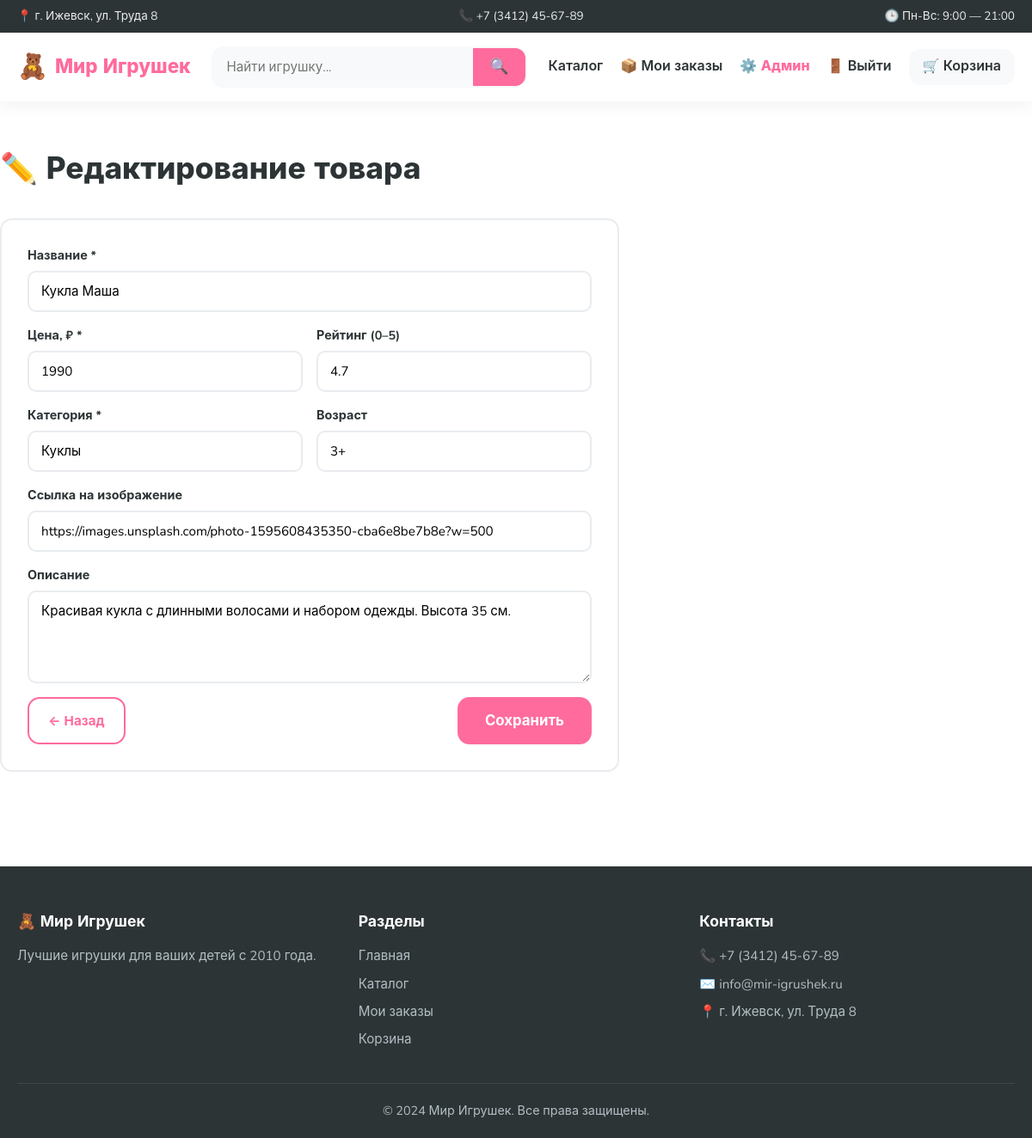
The page /admin/products/3/edit (signed in) on the database its author committed.
### app.py (models this page shows)
class Toy(db.Model):
    __tablename__ = 'toys'
    id = db.Column(db.Integer, primary_key=True)
    name = db.Column(db.String(200), nullable=False, index=True)
    price = db.Column(db.Integer, nullable=False)
    category = db.Column(db.String(100), nullable=False, index=True)
    age = db.Column(db.String(20), default='3+')
    description = db.Column(db.Text, default='')
    image = db.Column(db.String(500), default='')
    rating = db.Column(db.Float, default=5.0, index=True)
    __table_args__ = (
        db.Index('ix_toys_rating_id', 'rating', 'id'),
    )

### app.py (the view, shortened to what this page needs)
@app.route('/admin/products/<int:toy_id>/edit', methods=['GET', 'POST'])
@admin_required
def admin_product_edit(toy_id):
    toy = get_toy(toy_id)
    if not toy:
        flash('Товар не найден', 'error')
        return redirect(url_for('admin_products'))
    return render_template('admin/product_form.html', toy=toy, mode='edit')

### app.py (called while the page is built)
def get_toy(toy_id):
    return db.session.get(Toy, toy_id)

def get_cart():
    return session.get('cart', {})

def cart_total_items():
    return sum(get_cart().values())

def is_admin():
    return session.get('is_admin', False)

def my_order_tokens():
    return session.get('order_tokens', [])

def admin_required(f):
    @wraps(f)
    def wrapper(*args, **kwargs):
        if not is_admin():
            flash('Требуется вход в админ-панель', 'error')
            return redirect(url_for('admin_login'))
        return f(*args, **kwargs)
    return wrapper

@app.context_processor
def inject_globals():
    return {
        'cart_count': cart_total_items(),
        'is_admin': is_admin(),
        'my_orders_count': len(my_order_tokens()),
        'shop_address': SHOP_ADDRESS,
        'shop_phone': SHOP_PHONE,
        'payment_methods': PAYMENT_METHODS,
        'deletable_statuses': DELETABLE_STATUSES,
        'toy_url': lambda toy: url_for('product',
                                       toy_id=toy.id,
                                       slug=toy_slug(toy)),
    }

@app.before_request
def _start_timer():
    g._req_start = time.perf_counter()

@app.after_request
def set_security_headers(response):
    response.headers['Referrer-Policy'] = 'no-referrer'
    response.headers['X-Content-Type-Options'] = 'nosniff'
    response.headers['X-Frame-Options'] = 'DENY'
    response.headers['Permissions-Policy'] = 'geolocation=(), microphone=(), camera=()'
    response.headers['Content-Security-Policy'] = (
        "default-src 'self'; "
        "img-src 'self' https: data:; "
        "style-src 'self' 'unsafe-inline' https://fonts.googleapis.com; "
        "font-src 'self' https://fonts.gstatic.com; "
        "script-src 'self' 'unsafe-inline'; "
        "connect-src 'self'; "
        "frame-ancestors 'none'; "
        "base-uri 'self'; "
        "form-action 'self'"
    )
    return response

### templates/admin/product_form.html (shortened to what this page needs)
{% extends 'base.html' %}
{% block content %}
<div class="container section">
    <h1 class="page-title">
        {{ '➕ Новый товар' if mode == 'new' else '✏️ Редактирование товара' }}
    </h1>
    <form method="post" class="admin-form">
        <div class="form-group">
            <label>Название *</label>
            <input type="text" name="name" required value="{{ toy.name or '' }}">
        </div>
        <div class="form-row">
            <div class="form-group">
                <label>Цена, ₽ *</label>
                <input type="number" name="price" min="0" required value="{{ toy.price or '' }}">
            </div>
            <div class="form-group">
                <label>Рейтинг (0–5)</label>
                <input type="number" name="rating" step="0.1" min="0" max="5"
                       value="{{ toy.rating or '5.0' }}">
            </div>
        </div>
        <div class="form-row">
            <div class="form-group">
                <label>Категория *</label>
                <input type="text" name="category" required value="{{ toy.category or '' }}"
                       placeholder="Мягкие игрушки">
            </div>
            <div class="form-group">
                <label>Возраст</label>
                <input type="text" name="age" value="{{ toy.age or '' }}" placeholder="3+">
            </div>
        </div>
        <div class="form-group">
            <label>Ссылка на изображение</label>
            <input type="url" name="image" value="{{ toy.image or '' }}"
                   placeholder="https://...">
        </div>
        <div class="form-group">
            <label>Описание</label>
            <textarea name="description" rows="4">{{ toy.description or '' }}</textarea>
        </div>
        <div class="checkout-actions">
            <a href="{{ url_for('admin_products') }}" class="btn btn--outline">← Назад</a>
            <button type="submit" class="btn btn--primary btn--lg">
                {{ 'Добавить' if mode == 'new' else 'Сохранить' }}
            </button>
        </div>
    </form>
</div>
{% endblock %}

### static/css/style.css (style rules this page uses)
* { margin: 0; padding: 0; box-sizing: border-box; }
:root { --primary: #ff6b9d; --primary-dark: #e74c7e; --secondary: #ffd93d; --accent: #6bcbff; --dark: #2d3436; --gray: #636e72; --light: #f8f9fa; --border: #e9ecef; --success: #00b894; --error: #e17055; --radius: 14px; --shadow: 0 4px 20px rgba(0, 0, 0, 0.06); --shadow-lg: 0 8px 30px rgba(0, 0, 0, 0.1); }
body { font-family: 'Nunito', -apple-system, BlinkMacSystemFont, sans-serif; color: var(--dark); background: #fff; line-height: 1.6; min-height: 100vh; display: flex; flex-direction: column; }
a { color: inherit; text-decoration: none; transition: color .2s; }
.container { max-width: 1200px; margin: 0 auto; padding: 0 20px; width: 100%; }
.btn { display: inline-flex; align-items: center; justify-content: center; gap: 6px; border: none; border-radius: var(--radius); font-family: inherit; font-weight: 700; cursor: pointer; transition: all .2s; text-align: center; padding: 12px 22px; font-size: .95rem; white-space: nowrap; }
.btn--primary { background: var(--primary); color: #fff; }
.btn--outline { background: transparent; color: var(--primary); border: 2px solid var(--primary); }
.btn--lg { padding: 16px 32px; font-size: 1.05rem; }
.section { padding: 50px 0; }
.page-title { font-size: 2.2rem; font-weight: 800; margin-bottom: 30px; }
.admin-form { max-width: 720px; background: #fff; border: 2px solid var(--border); border-radius: var(--radius); padding: 30px; display: flex; flex-direction: column; gap: 16px; }
.form-row { display: grid; grid-template-columns: 1fr 1fr; gap: 16px; }
.form-group { display: flex; flex-direction: column; gap: 6px; }
.form-group label { font-weight: 700; font-size: .9rem; }
.form-group input, .form-group textarea, .form-group select { padding: 12px 14px; border: 2px solid var(--border); border-radius: 10px; font-family: inherit; font-size: .95rem; outline: none; transition: border .2s; background: #fff; }
.checkout-actions { display: flex; justify-content: space-between; gap: 12px; flex-wrap: wrap; }

### rows shown on the page
Toy: name "Кукла Маша", price "1990", rating "4.7", category "Куклы", age "3+", image "https://images.unsplash.com/photo-1595608435350-cba6e8be7b8e?w=500", description "Красивая кукла с длинными волосами и набором одежды. Высота 35 см."

### other values the page prints
{{ shop_address }} "г. Ижевск, ул. Труда 8"
{{ shop_phone }} "+7 (3412) 45-67-89"
{{ '➕ Новый товар' if mode == 'new' else '✏️ Редактирование товара' }} "✏️ Редактирование товара"
{{ 'Добавить' if mode == 'new' else 'Сохранить' }} "Сохранить"
